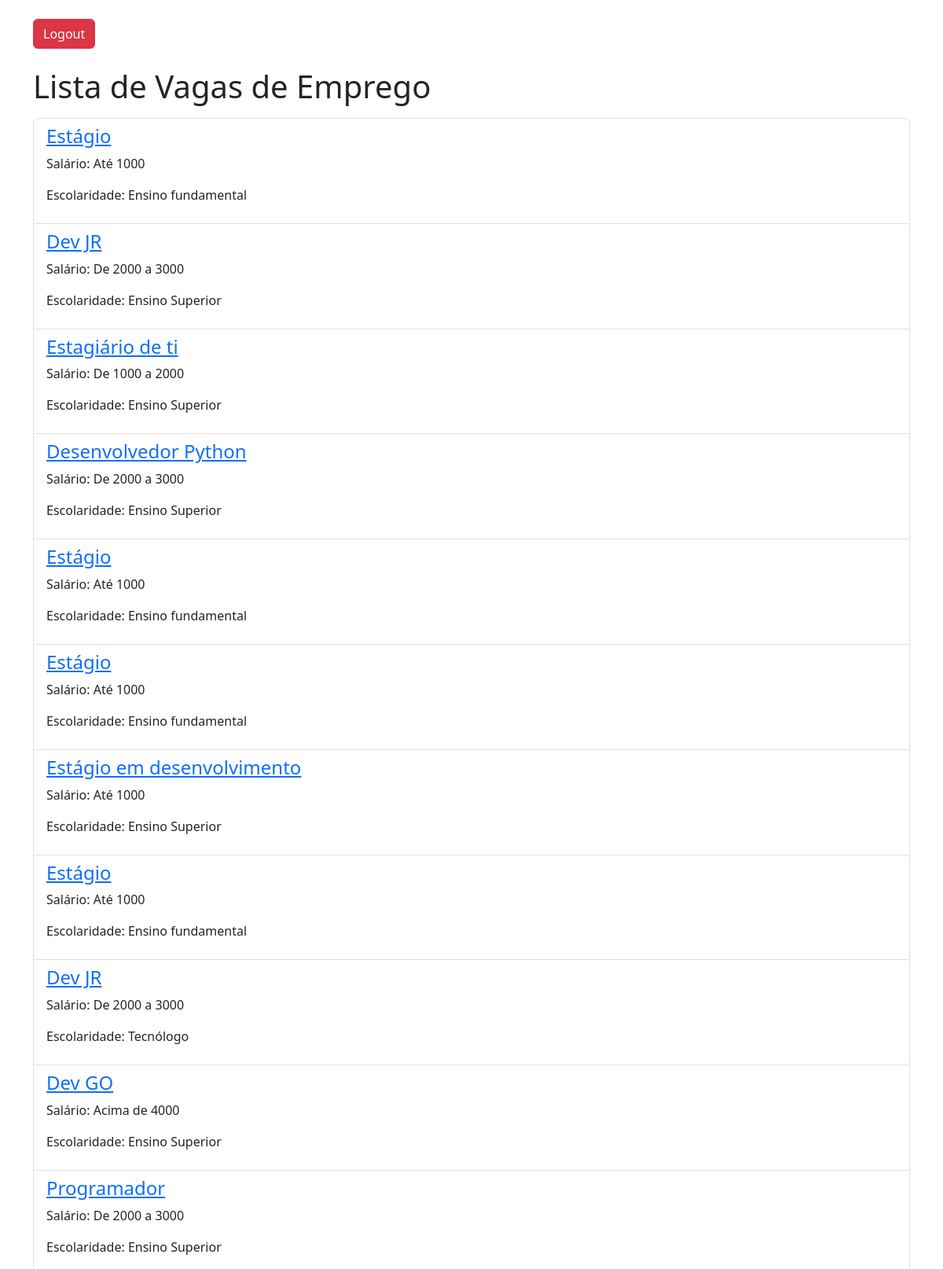
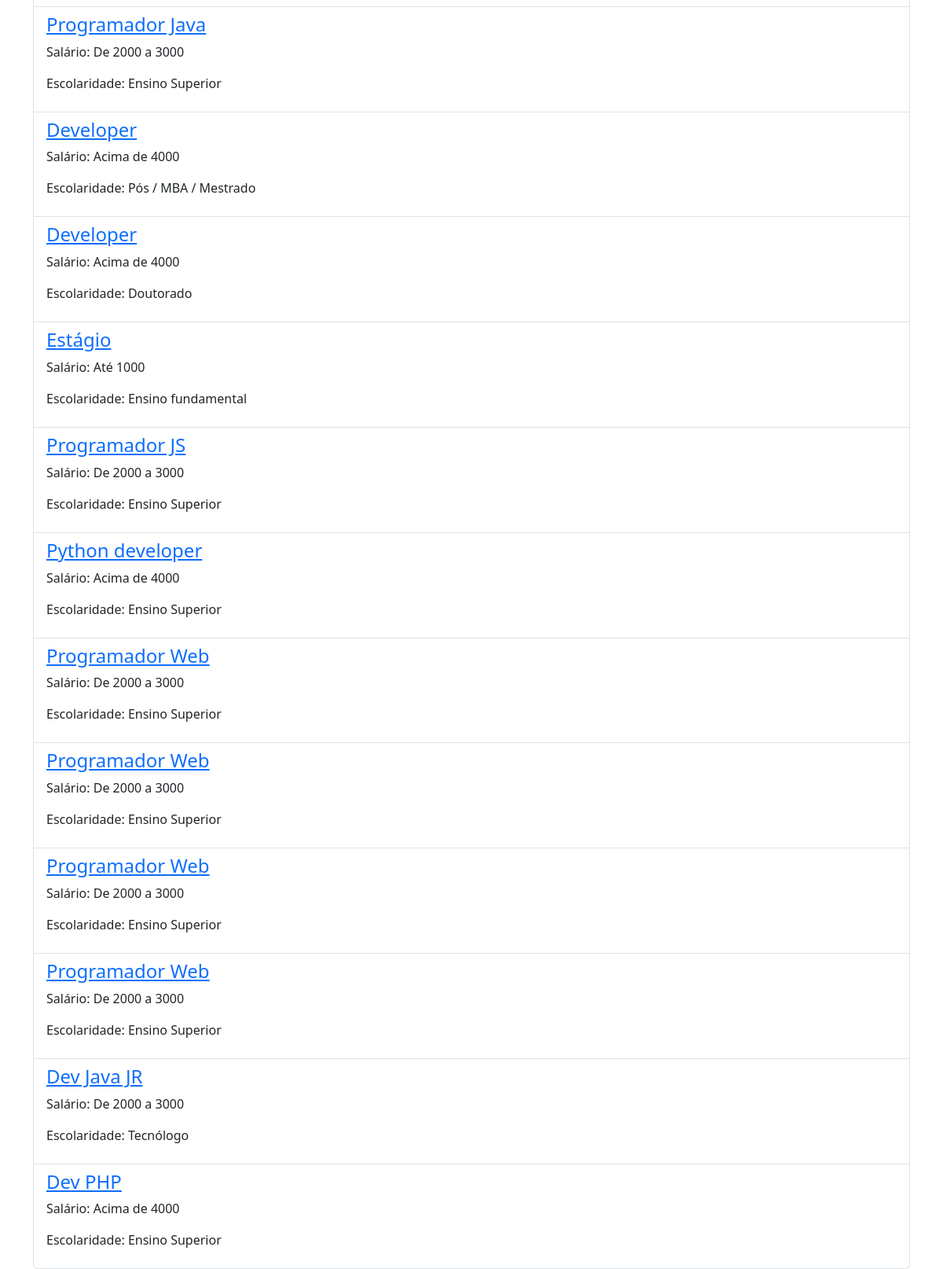
/auth/vagas/ (signed in), run on the app's committed database (2 pictures, top to bottom).
### empresas/models.py (models this page shows)
class Vagas(models.Model):
    empresa = models.CharField(max_length=100)
    titulo = models.CharField(max_length=150)
    salario = models.CharField(max_length=50)
    escolaridade = models.CharField(max_length=50)

### app_vagas/views.py (the view)
# urls.py: path("vagas/", views.vagas_home, name="vagas_home"),
@login_required(login_url="/")
@has_role_decorator("candidato")
def vagas_home(request):
    vagas = Vagas.objects.all()
    return render(request, "vagas_home.html", {"vagas": vagas})

### app_vagas/templates/vagas_home.html (shortened to what this page needs)
<!DOCTYPE html>
<html lang="en">
<head>
    <link href="https://cdn.jsdelivr.net/npm/bootstrap@5.3.0/dist/css/bootstrap.min.css" rel="stylesheet">
</head>
<body>
    <div class="container mt-4">
        <div class="d-flex justify-content-between">
            <a href="{% url 'logout_view' %}" class="btn btn-danger">Logout</a>
        </div>
        <br>
        <h1 class="mb-3">Lista de Vagas de Emprego</h1>
        <ul class="list-group">
            {% for vaga in vagas %}
                <li class="list-group-item">
                    <a href="{{vaga.id}}"><h4>{{ vaga.titulo }}</h4></a>
                    <p>Salário: {{ vaga.salario }}</p>
                    <p>Escolaridade: {{ vaga.escolaridade }}</p>
                </li>
            {% endfor %}
        </ul>
    </div>
</body>
</html>

### data on the page
Vagas: titulo "Estágio", salario "Até 1000", escolaridade "Ensino fundamental"
Vagas: titulo "Dev JR", salario "De 2000 a 3000", escolaridade "Ensino Superior"
Vagas: titulo "Estagiário de ti", salario "De 1000 a 2000", escolaridade "Ensino Superior"
Vagas: titulo "Desenvolvedor Python", salario "De 2000 a 3000", escolaridade "Ensino Superior"
Vagas: titulo "Estágio", salario "Até 1000", escolaridade "Ensino fundamental"
Vagas: titulo "Estágio", salario "Até 1000", escolaridade "Ensino fundamental"
Vagas: titulo "Estágio em desenvolvimento", salario "Até 1000", escolaridade "Ensino Superior"
Vagas: titulo "Estágio", salario "Até 1000", escolaridade "Ensino fundamental"
Vagas: titulo "Dev JR", salario "De 2000 a 3000", escolaridade "Tecnólogo"
Vagas: titulo "Dev GO", salario "Acima de 4000", escolaridade "Ensino Superior"
Vagas: titulo "Programador", salario "De 2000 a 3000", escolaridade "Ensino Superior"
Vagas: titulo "Programador Java", salario "De 2000 a 3000", escolaridade "Ensino Superior"
Vagas: titulo "Developer", salario "Acima de 4000", escolaridade "Pós / MBA / Mestrado"
Vagas: titulo "Developer", salario "Acima de 4000", escolaridade "Doutorado"
Vagas: titulo "Estágio", salario "Até 1000", escolaridade "Ensino fundamental"
Vagas: titulo "Programador JS", salario "De 2000 a 3000", escolaridade "Ensino Superior"
Vagas: titulo "Python developer", salario "Acima de 4000", escolaridade "Ensino Superior"
Vagas: titulo "Programador Web", salario "De 2000 a 3000", escolaridade "Ensino Superior"
Vagas: titulo "Programador Web", salario "De 2000 a 3000", escolaridade "Ensino Superior"
Vagas: titulo "Programador Web", salario "De 2000 a 3000", escolaridade "Ensino Superior"
Vagas: titulo "Programador Web", salario "De 2000 a 3000", escolaridade "Ensino Superior"
Vagas: titulo "Dev Java JR", salario "De 2000 a 3000", escolaridade "Tecnólogo"
Vagas: titulo "Dev PHP", salario "Acima de 4000", escolaridade "Ensino Superior"
